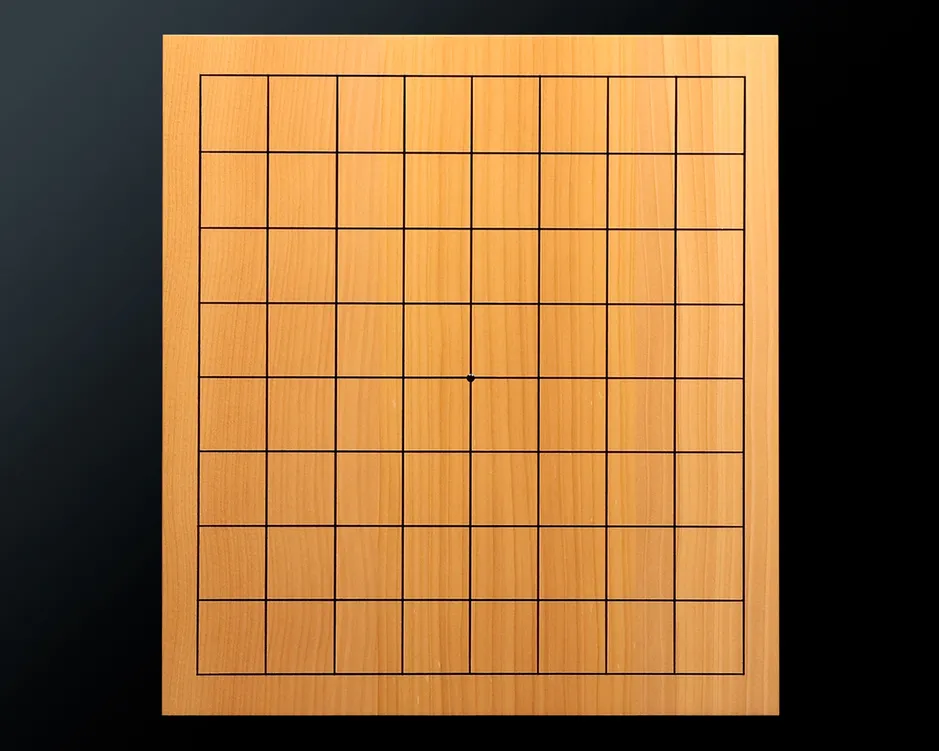
#> input picture 9x9GoBoardBlackBG.webp, 939 x 751 px, shrunk from 1400 x 1120 before the run
$ python crop_board_improved.py
#> lines starting #> are read from the running program, lines starting #| are printed output that depends on the picture
#!/usr/bin/env python3
"""
Improved script to crop the Go board image, removing background.
Uses edge detection and variance analysis.
"""

from PIL import Image, ImageFilter
import sys
import os

def find_board_bounds_improved(image):
    """
    Find board boundaries using edge detection and variance analysis.
    """
    # Convert to grayscale for analysis
    gray = image.convert('L')
    pixels = gray.load()
    width, height = gray.size

    # Apply edge detection filter
    edges = gray.filter(ImageFilter.FIND_EDGES)
    edge_pixels = edges.load()

    # Calculate variance (difference from neighbors) for each row/column
    # Areas with the board will have higher variance

    # Analyze rows (top to bottom)
    row_variances = []
    for y in range(height):
        row_variance = sum(edge_pixels[x, y] for x in range(width))
        row_variances.append(row_variance)

    # Analyze columns (left to right)
    col_variances = []
    for x in range(width):
        col_variance = sum(edge_pixels[x, y] for y in range(height))
        col_variances.append(col_variance)

    # Find where variance significantly increases (board starts)
    # and decreases (board ends)

    # For top: find where variance jumps up
    max_variance = max(row_variances)
    threshold = max_variance * 0.1  # 10% of max

    top = 0
    for y in range(height // 10, height - height // 10):  # Skip edges
        if row_variances[y] > threshold:
            top = max(0, y - 10)
            break

    # For bottom: find where variance drops off
    bottom = height - 1
    for y in range(height - 1, height // 10, -1):
        if row_variances[y] > threshold:
            bottom = min(height - 1, y + 10)
            break

    # For left
    max_col_variance = max(col_variances)
    col_threshold = max_col_variance * 0.1

    left = 0
    for x in range(width // 10, width - width // 10):
        if col_variances[x] > col_threshold:
            left = max(0, x - 10)
            break

    # For right
    right = width - 1
    for x in range(width - 1, width // 10, -1):
        if col_variances[x] > col_threshold:
            right = min(width - 1, x + 10)
            break

    return (left, top, right, bottom)

# [65 lines left out: function find_board_bounds_manual, not called in this run]

def crop_board_image(input_path, output_path=None, method='improved'):
    """
    Crop the board image.
    """
#> called with input_path = '9x9GoBoardBlackBG.webp', output_path = '9x9GoBoardBlackBG_cropped.webp', method = 'improved'
    if output_path is None:
        name, ext = os.path.splitext(input_path)
        output_path = f"{name}_cropped{ext}"

    print(f"Loading image: {input_path}")
    image = Image.open(input_path)
#> image is the input picture: PIL image 939x751 RGB; mean R, G, B 137.9, 98.9, 56
    original_size = image.size
#> original_size = (939, 751)
    print(f"Original size: {original_size[0]}x{original_size[1]}")
#| Original size: 939x751

    # Find board boundaries
    print(f"Detecting board boundaries (method: {method})...")
    if method == 'improved':
        bounds = find_board_bounds_improved(image)
#> in find_board_bounds_improved, `gray = image.convert('L')`:
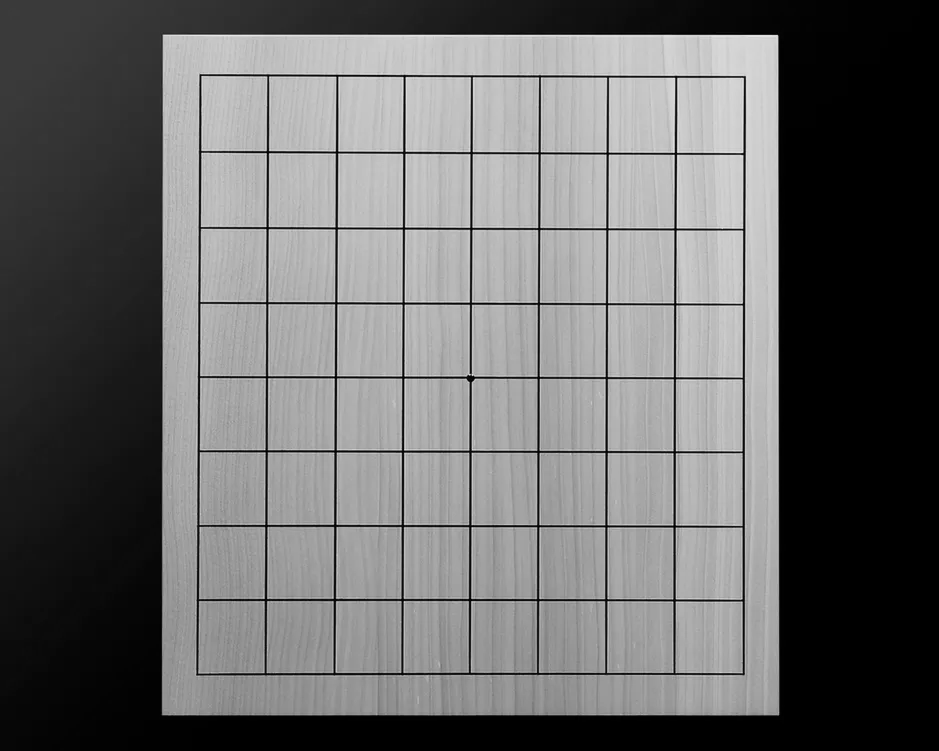
#> gray: PIL image 939x751 L; min 0, max 234, mean 105.6
#> in find_board_bounds_improved, `edges = gray.filter(ImageFilter.FIND_EDGES)`:
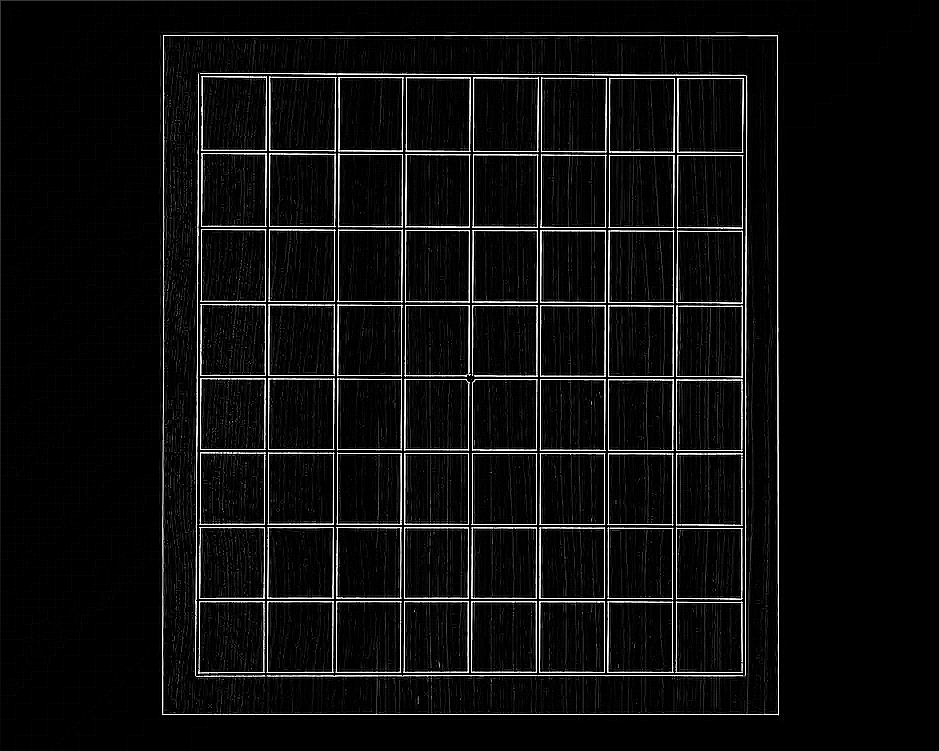
#> edges: PIL image 939x751 L; min 0, max 255, mean 13.6
#> the loop in find_board_bounds_improved, `for y in range(height):` made 751 passes
#> row_variance on passes 1 to 3: 26842, 256, 256
#> after the loop in find_board_bounds_improved, `for y in range(height):`: row_variances = 751 values, max 156989 at index 35, min 15 at index 736, mean 12732.9
#> the loop in find_board_bounds_improved, `for x in range(width):` made 939 passes
#> col_variance on passes 1 to 3: 26328, 244, 244
#> after the loop in find_board_bounds_improved, `for x in range(width):`: col_variances = 939 values, max 124727 at index 163, min 0 at index 920, mean 10183.6
#> in find_board_bounds_improved, `max_variance = max(row_variances)`: max_variance = 156989
#> in find_board_bounds_improved, `threshold = max_variance * 0.1`: threshold = 15698.9
#> in find_board_bounds_improved, `max_col_variance = max(col_variances)`: max_col_variance = 124727
#> in find_board_bounds_improved, `col_threshold = max_col_variance * 0.1`: col_threshold = 12472.7
#> bounds = (152, 65, 788, 724)
    else:
        bounds = find_board_bounds_manual(image)

    left, top, right, bottom = bounds
#> left = 152; top = 65; right = 788; bottom = 724
    print(f"Board bounds: left={left}, top={top}, right={right}, bottom={bottom}")
#| Board bounds: left=152, top=65, right=788, bottom=724

    # Crop the image
    cropped = image.crop(bounds)
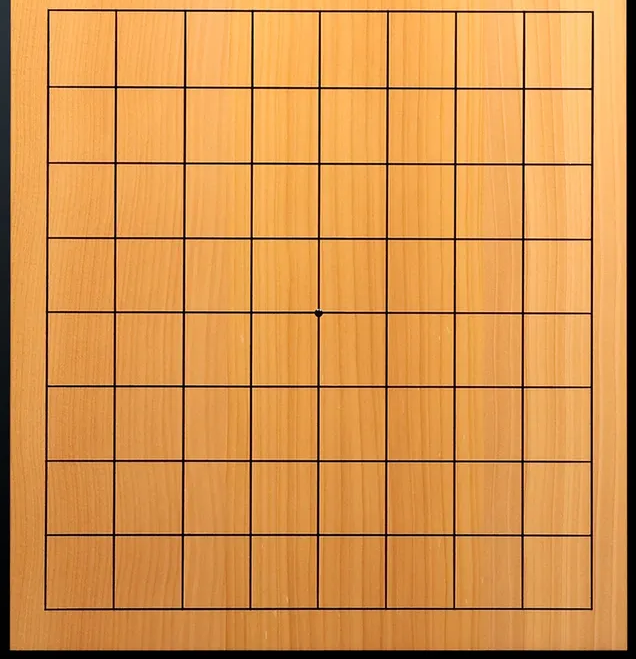
#> cropped: PIL image 636x659 RGB; mean R, G, B 212.7, 147.7, 77.9
    cropped_size = cropped.size
#> cropped_size = (636, 659)
    print(f"Cropped size: {cropped_size[0]}x{cropped_size[1]}")
#| Cropped size: 636x659

    # Save cropped image
    cropped.save(output_path, quality=95)
    print(f"Saved cropped image to: {output_path}")

    return output_path

if __name__ == "__main__":
    input_file = "9x9GoBoardBlackBG.webp"

    if not os.path.exists(input_file):
        print(f"Error: {input_file} not found!")
        sys.exit(1)

    # Try improved method first
    print("Trying improved edge detection method...")
    output_file = crop_board_image(input_file, "9x9GoBoardBlackBG_cropped.webp", method='improved')
    print(f"\nDone! Cropped image saved as: {output_file}")

    # If user wants to manually specify, they can modify the script
    print("\nNote: If the crop is not accurate, you can manually specify crop bounds in the script.")
